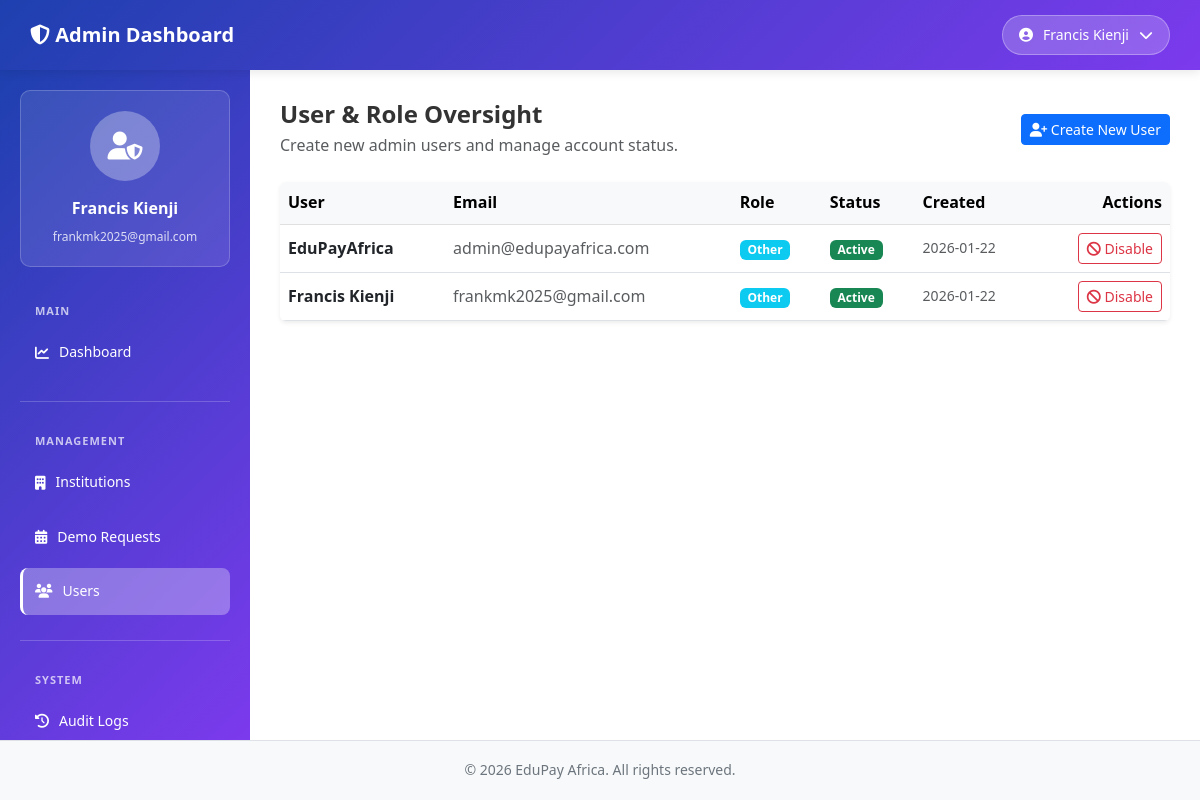
The app's page /platform-admin/users/ (signed in) with its own data.
### platform_admin/models.py (models this page shows, shortened)
class PlatformUserProfile(models.Model):
	ROLE_CHOICES = [
		("super_admin", "Super Admin"),
		("institution_admin", "Institution Admin"),
		("bursar", "Bursar"),
		("parent", "Parent"),
		("other", "Other"),
	]
	user = models.OneToOneField(User, on_delete=models.CASCADE, related_name="platform_profile")
	role = models.CharField(max_length=50, choices=ROLE_CHOICES, default="other")
	role_conflict = models.BooleanField(default=False)
	notes = models.TextField(blank=True)
	created_at = models.DateTimeField(auto_now_add=True)
	updated_at = models.DateTimeField(auto_now=True)
	class Meta:
		verbose_name = "Platform User Profile"
		verbose_name_plural = "Platform User Profiles"

### platform_admin/views.py (the view, shortened to what this page needs)
# urls.py: path("users/", views.user_oversight, name="users"),
@login_required
@super_admin_required
def user_oversight(request):
	from accounts.firebase_auth import create_firebase_user
	profiles = PlatformUserProfile.objects.select_related("user").all()
	context = {
		"profiles": profiles,
	}
	return render(request, "platform_admin/users.html", context)

### EduPayAfrica/context_processors.py (called while the page is built)
def firebase_config(request):
    return {
        'firebase_config': mark_safe(json.dumps(settings.FIREBASE_CONFIG))
    }

### platform_admin/views.py (called while the page is built)
def _super_admin_check(user):
	return user.is_authenticated and user.is_active and user.is_staff and user.is_superuser

### platform_admin/templates/platform_admin/users.html (shortened to what this page needs)
{% extends "platform_admin/base_admin.html" %}
{% block admin_content %}
    <div class="d-flex justify-content-between align-items-center mb-4">
        <div>
            <h1 class="h4 fw-bold mb-1">User & Role Oversight</h1>
            <p class="text-muted mb-0">Create new admin users and manage account status.</p>
        </div>
        <button class="btn btn-primary btn-sm" data-bs-toggle="modal" data-bs-target="#createUserModal">
            <i class="fas fa-user-plus"></i> Create New User
        </button>
    </div>
    <div class="table-responsive shadow-sm rounded bg-white">
        <table class="table align-middle mb-0">
            <thead class="table-light">
                <tr>
                    <th>User</th>
                    <th>Email</th>
                    <th>Role</th>
                    <th>Status</th>
                    <th>Created</th>
                    <th class="text-end">Actions</th>
                </tr>
            </thead>
            <tbody>
                {% for profile in profiles %}
                <tr>
                    <td class="fw-semibold">{{ profile.user.get_full_name|default:profile.user.username }}</td>
                    <td class="text-muted">{{ profile.user.email }}</td>
                    <td class="text-capitalize">
                        <span class="badge bg-info">{{ profile.get_role_display }}</span>
                    </td>
                    <td>
                        {% if profile.user.is_active %}
                        <span class="badge bg-success">Active</span>
                        {% else %}
                        <span class="badge bg-secondary">Disabled</span>
                        {% endif %}
                    </td>
                    <td class="small text-muted">
                        {% if profile.created_at %}
                            {{ profile.created_at|date:"Y-m-d" }}
                        {% else %}
                            --
                        {% endif %}
                    </td>
                    <td class="text-end">
                        <form method="post" class="d-inline">
                            {% if profile.user.is_active %}
                            <button name="action" value="disable" class="btn btn-outline-danger btn-sm">
                                <i class="fas fa-ban"></i> Disable
                            </button>
                            {% else %}
                            <button name="action" value="enable" class="btn btn-outline-success btn-sm">
                                <i class="fas fa-check"></i> Enable
                            </button>
                            {% endif %}
                        </form>
                    </td>
                </tr>
                {% empty %}
                <tr><td colspan="6" class="text-center text-muted py-4">No admin users created yet. Click "Create New User" to add one.</td></tr>
                {% endfor %}
            </tbody>
        </table>
    </div>
{% endblock %}

### platform_admin/templates/platform_admin/base_admin.html (shortened to what this page needs)
{% extends "base.html" %}
{% block content %}
<div class="admin-wrapper">
    <div class="admin-topbar">
        <div class="admin-topbar-logo">
            <i class="fas fa-shield-alt"></i> Admin Dashboard
        </div>
        <div class="admin-topbar-profile">
            <button class="profile-btn" id="profileBtn">
                <i class="fas fa-user-circle"></i>
                <span>{{ user.get_full_name|default:user.username }}</span>
                <i class="fas fa-chevron-down"></i>
            </button>
        </div>
    </div>
    <aside class="admin-sidebar" id="adminSidebar">
        <div class="admin-sidebar-inner">
            <div class="admin-profile">
                <div class="admin-profile-avatar">
                    <i class="fas fa-user-shield"></i>
                </div>
                <div class="admin-profile-name">{{ user.get_full_name|default:user.username }}</div>
                <div class="admin-profile-email">{{ user.email }}</div>
            </div>
            <nav>
                <ul class="admin-nav">
                    <div class="admin-nav-section-title">Main</div>
                    <li class="admin-nav-item">
                        <a href="{% url 'platform_admin:dashboard' %}" class="admin-nav-link {% if request.resolver_match.url_name == 'dashboard' %}active{% endif %}">
                            <i class="fas fa-chart-line"></i> Dashboard
                        </a>
                    </li>
                    <div class="admin-nav-section">
                        <div class="admin-nav-section-title">Management</div>
                        <li class="admin-nav-item">
                            <a href="{% url 'platform_admin:institutions' %}" class="admin-nav-link {% if request.resolver_match.url_name == 'institutions' %}active{% endif %}">
                                <i class="fas fa-building"></i> Institutions
                            </a>
                        </li>
                        <li class="admin-nav-item">
                            <a href="{% url 'platform_admin:demo_requests' %}" class="admin-nav-link {% if request.resolver_match.url_name == 'demo_requests' %}active{% endif %}">
                                <i class="fas fa-calendar-alt"></i> Demo Requests
                            </a>
                        </li>
                        <li class="admin-nav-item">
                            <a href="{% url 'platform_admin:users' %}" class="admin-nav-link {% if request.resolver_match.url_name == 'users' %}active{% endif %}">
                                <i class="fas fa-users"></i> Users
                            </a>
                        </li>
                    </div>
                    <div class="admin-nav-section">
                        <div class="admin-nav-section-title">System</div>
                        <li class="admin-nav-item">
                            <a href="{% url 'platform_admin:audit_logs' %}" class="admin-nav-link {% if request.resolver_match.url_name == 'audit_logs' %}active{% endif %}">
                                <i class="fas fa-history"></i> Audit Logs
                            </a>
                        </li>
                    </div>
                </ul>
            </nav>
        </div>
    </aside>
    <main class="admin-content">
        {% block admin_content %}{% endblock %}
    </main>
    <div class="admin-footer">
        &copy; 2026 EduPay Africa. All rights reserved.
    </div>
</div>
{% endblock %}

### templates/base.html (shortened to what this page needs)
<!DOCTYPE html>
<html lang="en">
{% load static %}
<head>
    <link href="https://cdn.jsdelivr.net/npm/bootstrap@5.3.0/dist/css/bootstrap.min.css" rel="stylesheet">
    <link href="https://cdnjs.cloudflare.com/ajax/libs/font-awesome/6.4.0/css/all.min.css" rel="stylesheet">
</head>
<body>
    <main>
        {% block content %}{% endblock %}
    </main>
</body>
</html>

### templates/base.html (style rules this page uses)
:root { --primary-color: #1e40af; --secondary-color: #7c3aed; --accent-color: #f97316; --dark-bg: #0f172a; --light-bg: #f8fafc; }
* { margin: 0; padding: 0; box-sizing: border-box; }
body { font-family: 'Segoe UI', Tahoma, Geneva, Verdana, sans-serif; line-height: 1.6; color: #333; }

### platform_admin/templates/platform_admin/base_admin.html (style rules this page uses)
.admin-wrapper { display: flex; min-height: 100vh; flex-direction: column; }
.admin-topbar { position: fixed; top: 0; left: 0; right: 0; height: 70px; background: linear-gradient(135deg, var(--primary-color) 0%, var(--secondary-color) 100%); color: white; display: flex; justify-content: space-between; align-items: center; padding: 0 30px; z-index: 1001; box-shadow: 0 2px 10px rgba(0,0,0,0.1); }
.admin-topbar-logo { font-size: 20px; font-weight: 700; color: white; text-decoration: none; }
.admin-topbar-profile { position: relative; }
.profile-btn { background: rgba(255, 255, 255, 0.2); border: 1px solid rgba(255, 255, 255, 0.3); color: white; padding: 8px 16px; border-radius: 25px; cursor: pointer; display: flex; align-items: center; gap: 10px; font-size: 14px; transition: all 0.3s ease; }
.admin-sidebar { width: 250px; background: linear-gradient(135deg, var(--primary-color) 0%, var(--secondary-color) 100%); color: white; padding: 0; position: fixed; left: 0; top: 70px; height: calc(100vh - 70px - 60px); overflow-y: auto; z-index: 1000; }
.admin-sidebar-inner { padding: 20px; }
.admin-profile { background: rgba(255, 255, 255, 0.1); padding: 20px; border-radius: 10px; margin-bottom: 25px; text-align: center; border: 1px solid rgba(255, 255, 255, 0.2); }
.admin-profile-avatar { width: 70px; height: 70px; background: rgba(255, 255, 255, 0.3); border-radius: 50%; margin: 0 auto 15px; display: flex; align-items: center; justify-content: center; font-size: 28px; }
.admin-profile-name { font-weight: 700; font-size: 16px; margin-bottom: 5px; }
.admin-profile-email { font-size: 12px; opacity: 0.8; word-break: break-word; }
.admin-nav { list-style: none; padding: 0; margin: 0; }
.admin-nav-item { margin-bottom: 8px; }
.admin-nav-link { display: block; padding: 12px 15px; color: white; text-decoration: none; border-radius: 8px; transition: all 0.3s ease; font-size: 14px; display: flex; align-items: center; gap: 10px; }
.admin-nav-link.active { background: rgba(255, 255, 255, 0.3); border-left: 3px solid white; padding-left: 12px; }
.admin-nav-section { margin-top: 25px; padding-top: 20px; border-top: 1px solid rgba(255, 255, 255, 0.2); }
.admin-nav-section-title { font-size: 11px; text-transform: uppercase; letter-spacing: 1px; opacity: 0.7; padding: 10px 15px; font-weight: 600; }
.admin-content { margin-left: 250px; margin-top: 70px; margin-bottom: 60px; flex: 1; padding: 30px; }
.admin-footer { position: fixed; bottom: 0; left: 0; right: 0; height: 60px; background: #f8f9fa; border-top: 1px solid #dee2e6; display: flex; align-items: center; justify-content: center; color: #6c757d; font-size: 14px; z-index: 999; }

### records on screen
PlatformUserProfile: user.get_full_name "EduPayAfrica", user.email "admin@edupayafrica.com", role "Other", shows "Active", created_at "2026-01-22", shows "Disable"
PlatformUserProfile: user.get_full_name "Francis Kienji", user.email "frankmk2025@gmail.com", role "Other", shows "Active", created_at "2026-01-22", shows "Disable"

### other values on screen
{{ user.get_full_name|default:user.username }} "Francis Kienji"
{{ user.email }} "frankmk2025@gmail.com"
